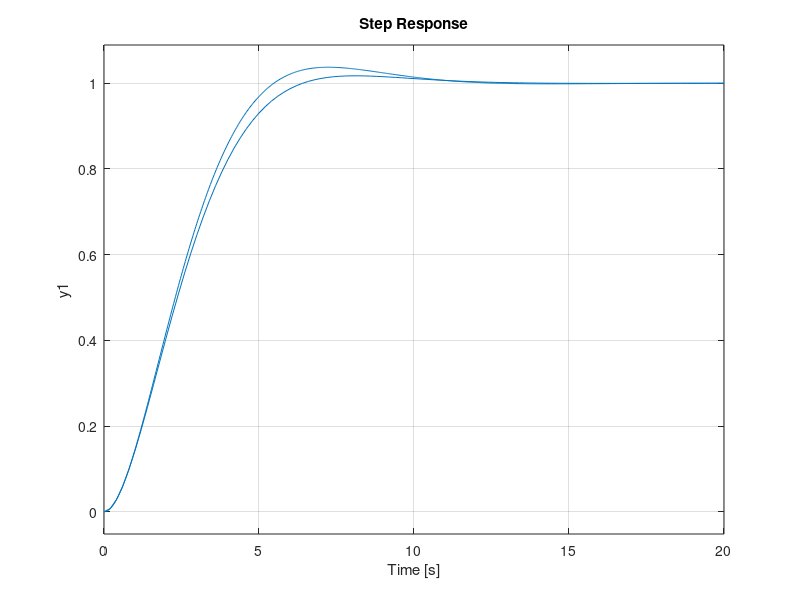

MATLAB code for this plot:
%CA 4;
%Case 1;
K= 2; %Chosen
wnsquared = 0.2*K;
Wn = sqrt(wnsquared);
Zeta = 1/(2*Wn); %Needs to be less than one and greater than zero
num = wnsquared;
den = [1, 1, 0.2*K];
sys = tf(num, den); 
figure(1)
step(sys);
Theta = acos(Zeta);
Wd = Wn*sqrt(1-(Zeta)^2);
RiseTime = (pi - Theta)/Wd; 
PeakTime = pi/(Wd);
SettlingTime = 4/(Zeta*Wn);
Overshoot = exp(-1*Zeta*Wn*(pi/Wd));
Kp = dcgain(sys);
ess = 1/(1+Kp);
T = feedback(sys,1);
poles = pole(T);

%CA 4;
%Case 1;
Sigma2=0.4546;
Wd2 = 0.7634;
numerator = [0.2, 4, 20];
num2 = conv(K,numerator);
den2 = [1, 21, 120, 100, 20*K];
sys2 = tf(num2, den2);
hold on
step(sys2)
T2 = feedback(sys2,1);
poles2 = pole(T2);
Theta2 = atan(Wd2/Sigma2);
Zeta2 = cos(Theta2);
Wn2 = Wd2/(sqrt(1-(Zeta2)^2));
RiseTime2 = (pi - Theta2)/Wd2; 
PeakTime2 = pi/Wd2;
SettlingTime2 = 4/(Sigma2);
Overshoot2 = exp(-Sigma2*Wn2*(pi/Wd2));
Kp2 = dcgain(sys2);
ess2 = 1/(1+Kp2); 


